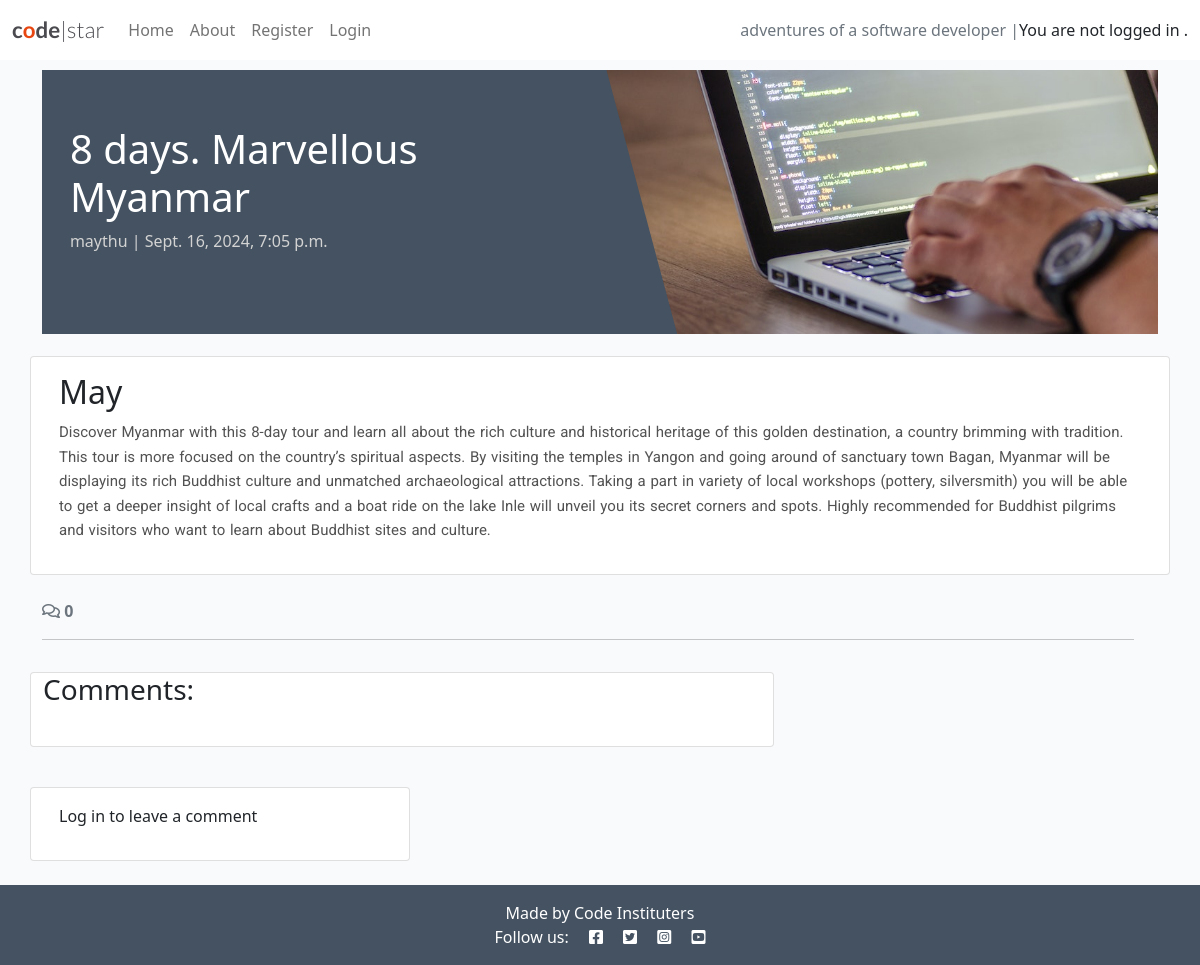
Screenshot of /8-days-marvellous-myanmar/ with the database file from the repository.
### blog/models.py (models this page shows, shortened)
class Post(models.Model):
    title = models.CharField(max_length=2000,unique=True)
    slug = models.SlugField(max_length=200, unique=True)
    author = models.ForeignKey(
        User,
        on_delete=models.CASCADE,
        related_name="blog_posts"
    )
    featured_image = CloudinaryField('image', default='placeholder')
    content = models.TextField()
    created_on = models.DateTimeField(auto_now_add=True)
    status = models.IntegerField(choices=STATUS, default=0)
    updated_on = models.DateTimeField(auto_now=True)
    excerpt = models.TextField(null = True)
    class Meta:
        ordering = ["created_on"]

### blog/views.py (the view, shortened to what this page needs)
# urls.py: path('<slug:slug>/',views.post_detail, name='post_detail'),
def post_detail(request, slug):
    queryset = Post.objects.filter(status = 1)
    post = get_object_or_404(queryset, slug=slug)
    comments = post.comments.all().order_by("-created_on")
    comment_count = post.comments.filter(approved=True).count()
    comment_form = CommentForm()
    print("About to render template")
    return render(
        request,
        "blog/post_detail.html",
        {
            "post": post,
            "coder": "May",
            "comments": comments,
            "comment_count": comment_count,
            "comment_form": comment_form,
        }
    )

### blog/templates/blog/post_detail.html (shortened to what this page needs)
{% extends 'base.html' %} {% block content %}
{% load static %}
{% load crispy_forms_tags %}
<div class="masthead">
    <div class="container">
        <div class="row g-0">
            <div class="col-md-6 masthead-text">
                <h1 class="post-title">{{ post.title }}</h1>
                <p class="post-subtitle">{{ post.author }} | {{ post.created_on }}</p>
            </div>
            <div class="d-none d-md-block col-md-6 masthead-image">
                <img src="{% static 'images/default.jpg' %}" class="scale" alt="placeholder">
            </div>
        </div>
    </div>
</div>
<div class="container">
    <div class="row">
        <div class="col card mb-4  mt-3 left  top">
            <div class="card-body">
                <h2>{{coder}}</h2>
                <article>{{ post.content | safe }}</article>
            </div>
        </div>
  <div class="row">
    <div class="col-12">
      <strong class="text-secondary">
        <i class="far fa-comments"></i> {{ comment_count }}
      </strong>
    </div>
    <div class="col-12">
      <hr>
    </div>
  </div>
  <div class="row">
    <div class="col-md-8 card mb-4  mt-3 ">
      <h3>Comments:</h3>
      <div class="card-body">
        </div>
    </div>
    </div>
     <div class="col-md-4 card mb-4 mt-3">
        <div class="card-body">
            {% if user.is_authenticated %}
          <h3>Leave a comment:</h3>
          <p>Posting as: {{ user.username }}</p>
          <form id="commentForm" method="post"
            style="margin-top: 1.3em;">
            {{ comment_form | crispy }}
            {% csrf_token %}
            <button id="submitButton" type="submit"
              class="btn btn-signup btn-lg">Submit</button>
          </form>
          {% else %}
          <p>Log in to leave a comment</p>
          {% endif %}
        </div>
      </div>
    </div>
    </div>
{% endblock content %}

### blog/static/css/style.css (style rules this page uses)
body { background-color: #F9FAFC; }
.main-bg { background-color: #F9FAFC; }
.card { border: none; background-color: transparent; }
.scale { width: 100%; height: auto; }
.masthead { margin-top: 10px; overflow: hidden; position: relative; display: inline-block; height: 33vh; width: 100%; }
.masthead-text { background-color: #445261; color: white; position: relative; }
.masthead-image { position: relative; overflow: hidden; }
.masthead-image:after { content: ""; position: absolute; top: 0; right: 90%; height: 100%; width: 150%; background: #445261; -webkit-transform: skew(15deg); -moz-transform: skew(15deg); transform: skew(15deg); z-index: 100; }
.post-title { margin-top: 10%; margin-left: 5%; }
.post-subtitle { margin-left: 5%; color: lightgray; }

### rows the page displays
Post: title "8 days. Marvellous Myanmar", author "maythu", created_on "Sept. 16, 2024, 7:05 p.m.", content "Discover Myanmar with this 8-day tour and learn all about the rich culture and historical heritage of this golden destination, a country brimming with tradition. This tour is more focused on the country’s spiritual aspects. By visiting the temples in Yangon and going around of sanctuary town Bagan, Myanmar will be displaying its rich Buddhist culture and unmatched archaeological attractions. Taking a part in variety of local workshops (pottery, silversmith) you will be able to get a deeper insight of local crafts and a boat ride on the lake Inle will unveil you its secret corners and spots. Highly recommended for Buddhist pilgrims and visitors who want to learn about Buddhist sites and…"

### other values shown
{{ coder }} "May"
{{ comment_count }} "0"
